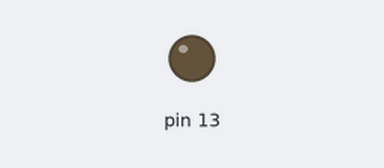
This sketch was run on a simulated Arduino Uno, built with avr-gcc and run on an emulated ATmega328P. On the bench: output pins drawn as LEDs (lit = HIGH). Pins used as bus, display or sensor lines are not drawn.

Above: at 0.23 s.
At 34.84 s:
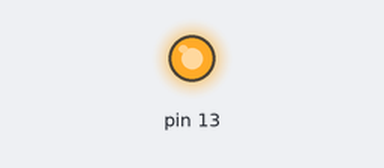
Timing chart, 0 to 35.3 s (numbered marks = the images above):
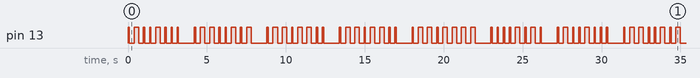

Measured:
- by itself, pin 13: moves between LOW and HIGH, repeating every 27.2 s
- by itself, everything shown: repeats every 27.2 s, in 96 steps

The sketch:

sender.ino
```cpp
#define VCC       2
#define TRIGGER   3
#define ECHO      4
#define GND       5

void setup() {
  pinMode(VCC, OUTPUT);
  pinMode(GND, OUTPUT);
  pinMode(TRIGGER, OUTPUT);
  pinMode(ECHO, INPUT);
  pinMode(13, OUTPUT);
  digitalWrite(VCC, HIGH);
}

void sendchar(char x) {
  for (int i = 7; i >= 0; i--) {
    sendbit((x >> i) & 1);
  }
}

void sendbit(char x) {
  unsigned long d = 0;

  if (x == 0) {
    d = 700;
  }

  if (x == 1) {
    d = 2300;
  }

  digitalWrite(13, HIGH);
  for (int i = 0; i < d; i ++) {
    digitalWrite(TRIGGER, LOW);
    delayMicroseconds(2);
    digitalWrite(TRIGGER, HIGH);
    delayMicroseconds(10);
    digitalWrite(TRIGGER, LOW);
    delayMicroseconds(100);
  }
  digitalWrite(13, LOW);

  delay(300);
}

void loop() {
  sendchar('H');
  delay(700);
  sendchar('e');
  delay(700);
  sendchar('l');
  delay(700);
  sendchar('l');
  delay(700);
  sendchar('o');
  delay(700);
  sendchar('\n');
  delay(700);
}
```
